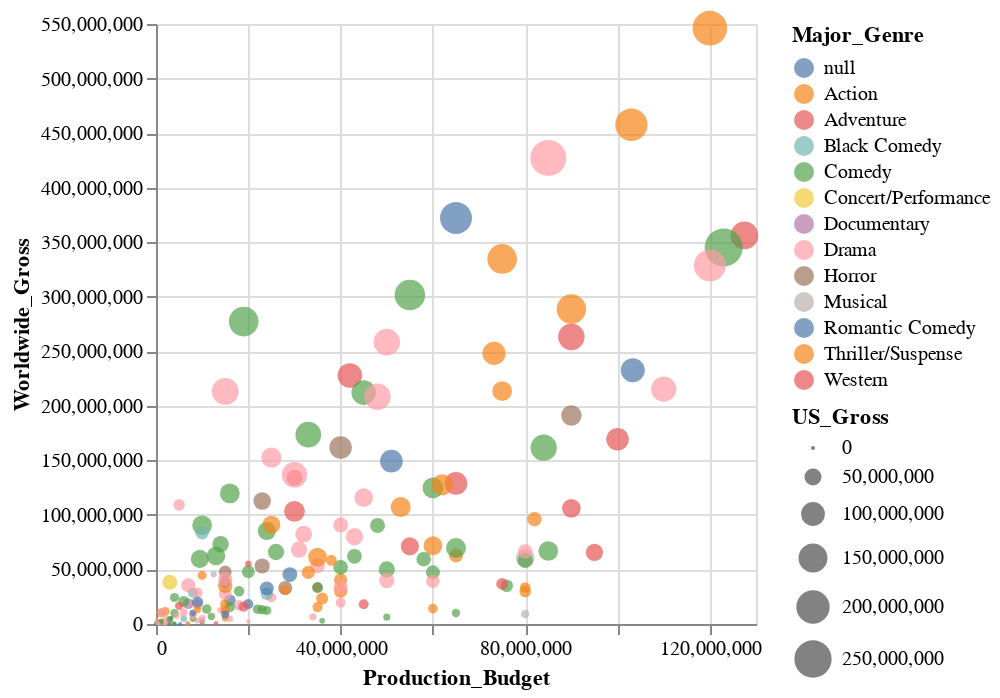

The code cell stored with this chart in its notebook:
### Code cell
alt.Chart(movies_2000).mark_point(filled=True).encode(
    alt.X('Production_Budget'),
    alt.Y('Worldwide_Gross'),
    alt.Size('US_Gross'),
    alt.Color('Major_Genre'),
    alt.OpacityValue(0.7)
)

### Figure 1 — Vega-Lite specification as saved in the notebook (floating-point values rounded to 4 significant figures; data arrays with more than 128 entries replaced by an {"elided": "..."} marker saying what was removed)
{"config": {"view": {"continuousWidth": 300, "continuousHeight": 300}}, "data": {"name": "data-efe706600c579bbdb20969a0ae7de17a"}, "mark": {"type": "point", "filled": true}, "encoding": {"color": {"field": "Major_Genre", "type": "nominal"}, "opacity": {"value": 0.7}, "size": {"field": "US_Gross", "type": "quantitative"}, "x": {"field": "Production_Budget", "type": "quantitative"}, "y": {"field": "Worldwide_Gross", "type": "quantitative"}}, "$schema": "https://vega.github.io/schema/vega-lite/v5.20.1.json", "datasets": {"data-efe706600c579bbdb20969a0ae7de17a": {"elided": "188 records"}}}
